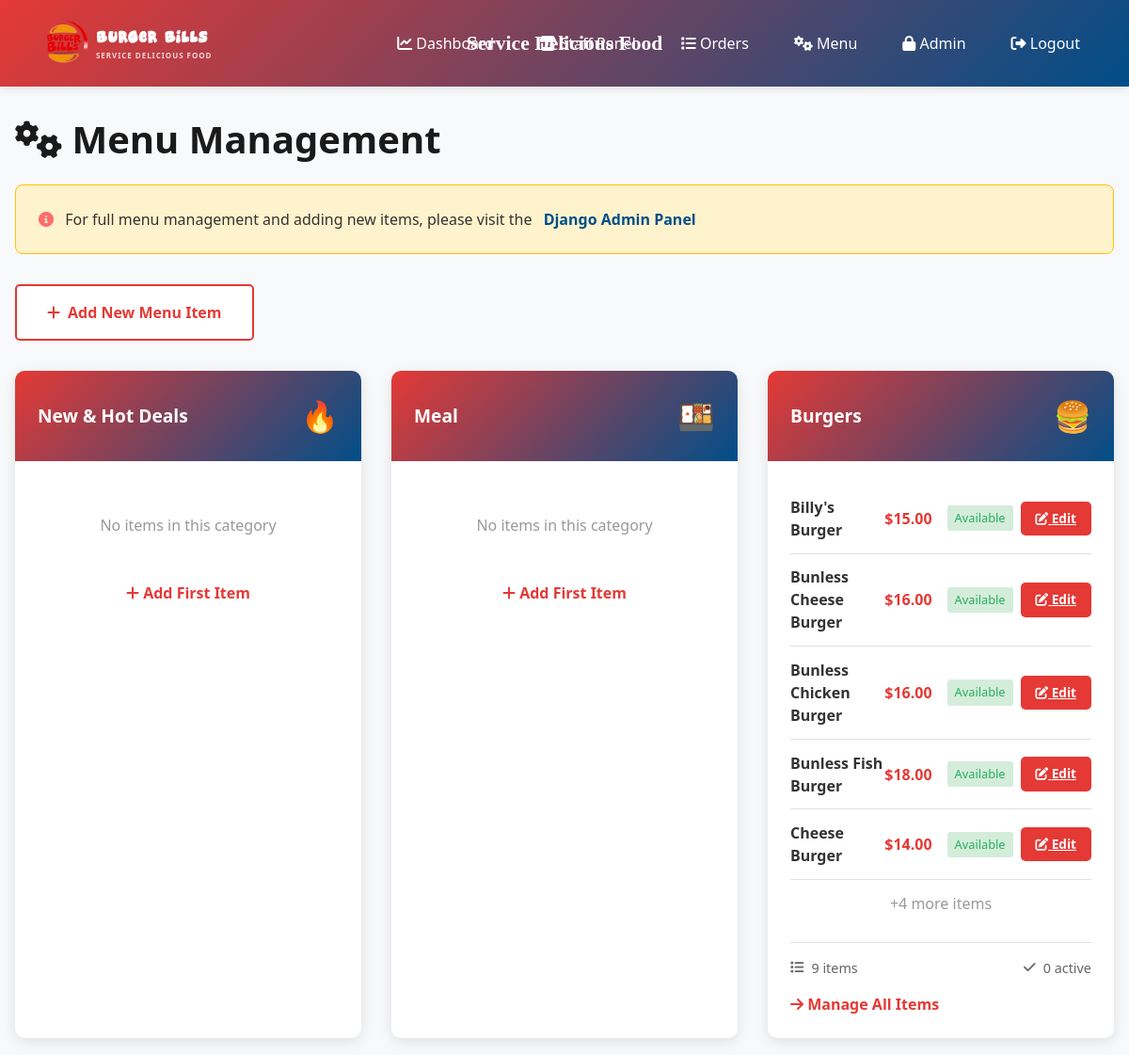
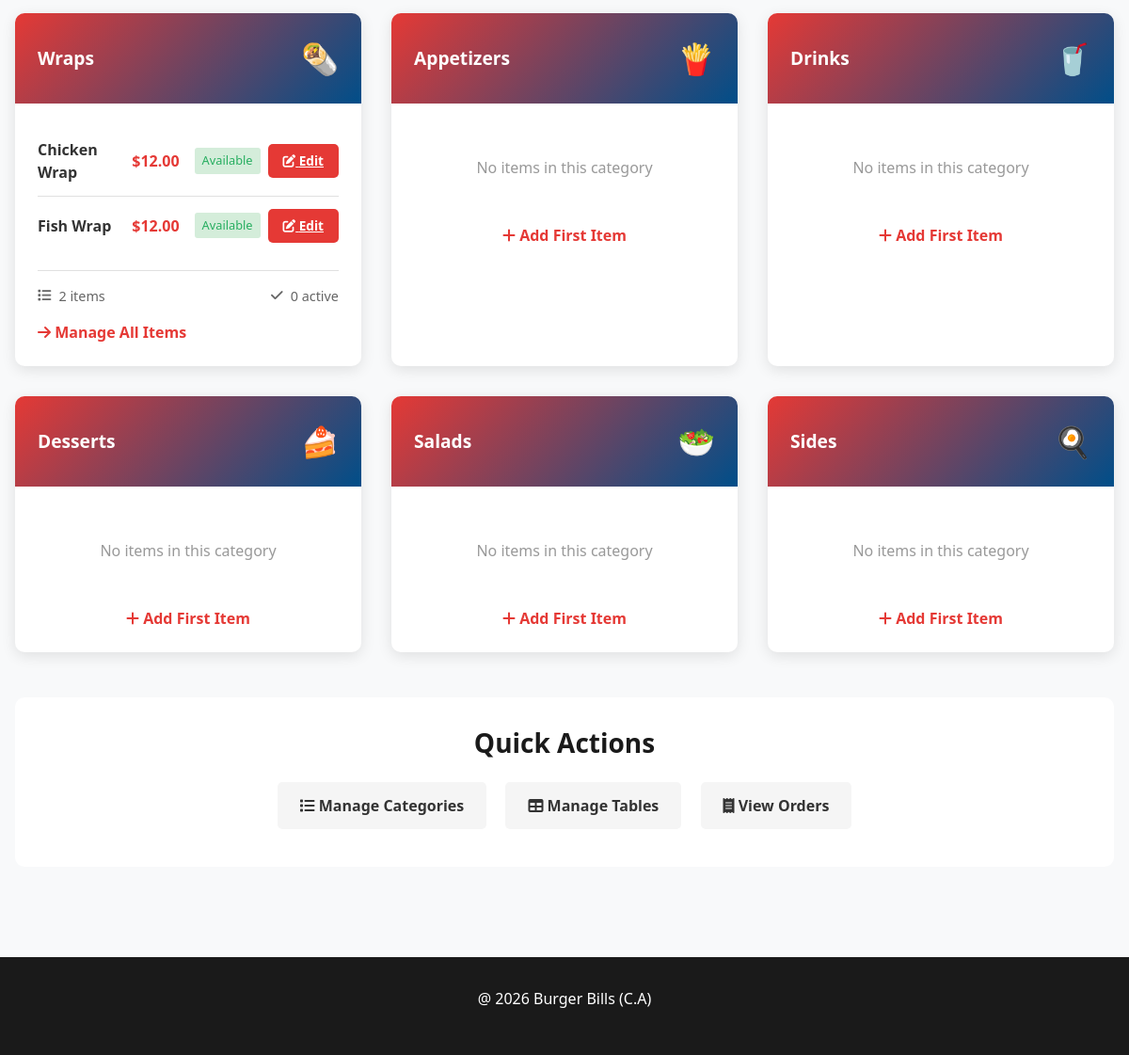
/menu-management/ (signed in), run on the app's committed database (2 pictures, top to bottom).
### menu/models.py (models this page shows, shortened)
class Category(models.Model):
    name = models.CharField(max_length=100, unique=True)
    description = models.TextField(blank=True)
    icon = models.CharField(max_length=50, default='🍔', help_text="Emoji or icon name")
    order = models.IntegerField(default=0)
    created_at = models.DateTimeField(auto_now_add=True)
    class Meta:
        ordering = ['order', 'name']
        verbose_name_plural = "Categories"

class MenuItem(models.Model):
    category = models.ForeignKey(Category, on_delete=models.CASCADE, related_name='items')
    name = models.CharField(max_length=200)
    description = models.TextField()
    price = models.DecimalField(max_digits=8, decimal_places=2)
    image = models.ImageField(upload_to='menu_items/', blank=True, null=True)
    is_available = models.BooleanField(default=True)
    is_vegetarian = models.BooleanField(default=False)
    is_vegan = models.BooleanField(default=False)
    is_spicy = models.BooleanField(default=False)
    is_gluten_free = models.BooleanField(default=False)
    rating = models.FloatField(default=0.0)
    order = models.IntegerField(default=0)
    created_at = models.DateTimeField(auto_now_add=True)
    updated_at = models.DateTimeField(auto_now=True)
    has_sizes = models.BooleanField(default=False, help_text="Enable size options (S, M, L)")
    size_small_price = models.DecimalField(max_digits=8, decimal_places=2, default=0, help_text="Price for small size")
    size_medium_price = models.DecimalField(max_digits=8, decimal_places=2, default=0, help_text="Price for medium size")
    size_large_price = models.DecimalField(max_digits=8, decimal_places=2, default=0, help_text="Price for large size")
    class Meta:
        ordering = ['category', 'order', 'name']
        indexes = [
            models.Index(fields=['category', 'is_available']),
        ]

### menu/views.py (the view)
# urls.py: path('menu-management/', views.menu_management, name='menu_management'),
@login_required
def menu_management(request):
    if not request.user.is_staff:
        return redirect('index')
    categories = Category.objects.prefetch_related('items')
    context = {
        'categories': categories,
    }
    return render(request, 'menu/menu_management.html', context)

### templates/menu/menu_management.html (shortened to what this page needs)
{% extends 'menu/base.html' %}
{% block content %}
<h1><i class="fas fa-cogs"></i> Menu Management</h1>
<div class="admin-notice">
    <i class="fas fa-info-circle"></i>
    For full menu management and adding new items, please visit the
    <a href="/admin/" class="admin-link">Django Admin Panel</a>
</div>
<button class="btn-add" onclick="window.location.href='/admin/menu/menuitem/add/'">
    <i class="fas fa-plus"></i> Add New Menu Item
</button>
{% if categories %}
    <div class="categories-grid">
        {% for category in categories %}
            <div class="category-card">
                <div class="category-header">
                    <div>
                        <div class="category-title">{{ category.name }}</div>
                    </div>
                    <div class="category-icon">{{ category.icon }}</div>
                </div>
                <div class="category-body">
                    {% if category.items.all %}
                        <div class="items-list">
                            {% for item in category.items.all|slice:":5" %}
                                <div class="item-row">
                                    <span class="item-name">{{ item.name }}</span>
                                    <span class="item-price">${{ item.price }}</span>
                                    <span class="item-status {% if not item.is_available %}unavailable{% endif %}">
                                        {% if item.is_available %}Available{% else %}Out of Stock{% endif %}
                                    </span>
                                    <a href="/admin/menu/menuitem/{{ item.id }}/change/" class="btn-action btn-edit">
                                        <i class="fas fa-edit"></i> Edit
                                    </a>
                                </div>
                            {% endfor %}
                            {% if category.items.count > 5 %}
                                <div style="padding: 0.8rem 0; color: #999; text-align: center;">
                                    +{{ category.items.count|add:"-5" }} more items
                                </div>
                            {% endif %}
                        </div>
                        <div class="category-stats">
                            <div class="stat-item">
                                <i class="fas fa-list"></i>
                                <span>{{ category.items.count }} items</span>
                            </div>
                            <div class="stat-item">
                                <i class="fas fa-check"></i>
                                <span>{{ category.items|length }} active</span>
                            </div>
                        </div>
                        <a href="/admin/menu/menuitem/?category__id__exact={{ category.id }}" class="quick-link">
                            <i class="fas fa-arrow-right"></i> Manage All Items
                        </a>
                    {% else %}
                        <p style="color: #999; text-align: center; padding: 2rem 0;">
                            No items in this category
                        </p>
                        <a href="/admin/menu/menuitem/add/" class="quick-link" style="display: block; text-align: center;">
                            <i class="fas fa-plus"></i> Add First Item
                        </a>
                    {% endif %}
                </div>
            </div>
        {% endfor %}
    </div>
{% endif %}
<div style="text-align: center; margin-top: 3rem; padding: 2rem; background: white; border-radius: 10px;">
    <h3 style="margin-bottom: 1rem;">Quick Actions</h3>
    <a href="/admin/menu/category/" style="display: inline-block; margin: 0.5rem; padding: 0.8rem 1.5rem; background: #f5f5f5; border-radius: 5px; text-decoration: none; color: #333; font-weight: 600; transition: all 0.3s;">
        <i class="fas fa-list"></i> Manage Categories
    </a>
    <a href="/admin/menu/table/" style="display: inline-block; margin: 0.5rem; padding: 0.8rem 1.5rem; background: #f5f5f5; border-radius: 5px; text-decoration: none; color: #333; font-weight: 600; transition: all 0.3s;">
        <i class="fas fa-table"></i> Manage Tables
    </a>
    <a href="/admin/menu/order/" style="display: inline-block; margin: 0.5rem; padding: 0.8rem 1.5rem; background: #f5f5f5; border-radius: 5px; text-decoration: none; color: #333; font-weight: 600; transition: all 0.3s;">
        <i class="fas fa-receipt"></i> View Orders
    </a>
</div>
{% endblock %}

### templates/menu/menu_management.html (style rules this page uses)
.categories-grid { display: grid; grid-template-columns: repeat(auto-fill, minmax(300px, 1fr)); gap: 2rem; margin-bottom: 3rem; }
.category-card { background: white; border-radius: 10px; overflow: hidden; box-shadow: 0 4px 15px rgba(0, 0, 0, 0.1); transition: all 0.3s; }
.category-header { background: linear-gradient(135deg, #E53935 0%, #004E89 100%); color: white; padding: 1.5rem; display: flex; justify-content: space-between; align-items: center; }
.category-title { font-size: 1.2rem; font-weight: 700; }
.category-icon { font-size: 2rem; }
.category-body { padding: 1.5rem; }
.items-list { margin-bottom: 1rem; }
.item-row { display: flex; justify-content: space-between; align-items: center; padding: 0.8rem 0; border-bottom: 1px solid #e0e0e0; }
.item-row:last-child { border-bottom: none; }
.item-name { flex: 1; font-weight: 600; color: #333; }
.item-price { color: #E53935; font-weight: 700; margin-right: 1rem; }
.item-status { font-size: 0.8rem; padding: 0.25rem 0.5rem; border-radius: 3px; background: #d4edda; color: #27ae60; margin-right: 0.5rem; }
.btn-action { padding: 0.5rem 1rem; border: none; border-radius: 5px; cursor: pointer; font-weight: 600; transition: all 0.2s; font-size: 0.85rem; }
.btn-edit { background: #E53935; color: white; }
.btn-add { background: white; border: 2px solid #E53935; color: #E53935; padding: 1rem 2rem; border-radius: 5px; font-weight: 600; cursor: pointer; transition: all 0.3s; font-size: 1rem; display: inline-flex; align-items: center; gap: 0.5rem; margin-bottom: 2rem; }
.category-stats { display: flex; justify-content: space-between; align-items: center; padding-top: 1rem; border-top: 1px solid #e0e0e0; margin-top: 1rem; font-size: 0.9rem; color: #666; }
.stat-item { display: flex; gap: 0.5rem; align-items: center; }
.quick-link { color: #E53935; font-weight: 600; text-decoration: none; cursor: pointer; margin-top: 1rem; display: inline-block; }
.admin-notice { background: #fff3cd; border: 1px solid #ffc107; padding: 1.5rem; border-radius: 8px; margin-bottom: 2rem; }
.admin-notice i { color: #ff6b6b; margin-right: 0.5rem; }
.admin-link { color: #004E89; font-weight: 600; text-decoration: none; margin-left: 0.5rem; }

### data on the page
Category: name "New & Hot Deals", icon "🔥", shows "No items in this category"
Category: name "Meal", icon "🍱", shows "No items in this category"
Category: name "Burgers", icon "🍔", items.count|add "4", items.count "9", items|length "0"
MenuItem: name "Billy's Burger", price "15.00", is_available "Available"
MenuItem: name "Bunless Cheese Burger", price "16.00", is_available "Available"
MenuItem: name "Bunless Chicken Burger", price "16.00", is_available "Available"
MenuItem: name "Bunless Fish Burger", price "18.00", is_available "Available"
MenuItem: name "Cheese Burger", price "14.00", is_available "Available"
Category: name "Wraps", icon "🌯", items.count "2", items|length "0"
MenuItem: name "Chicken Wrap", price "12.00", is_available "Available"
MenuItem: name "Fish Wrap", price "12.00", is_available "Available"
Category: name "Appetizers", icon "🍟", shows "No items in this category"
Category: name "Drinks", icon "🥤", shows "No items in this category"
Category: name "Desserts", icon "🍰", shows "No items in this category"
Category: name "Salads", icon "🥗", shows "No items in this category"
Category: name "Sides", icon "🍳", shows "No items in this category"
